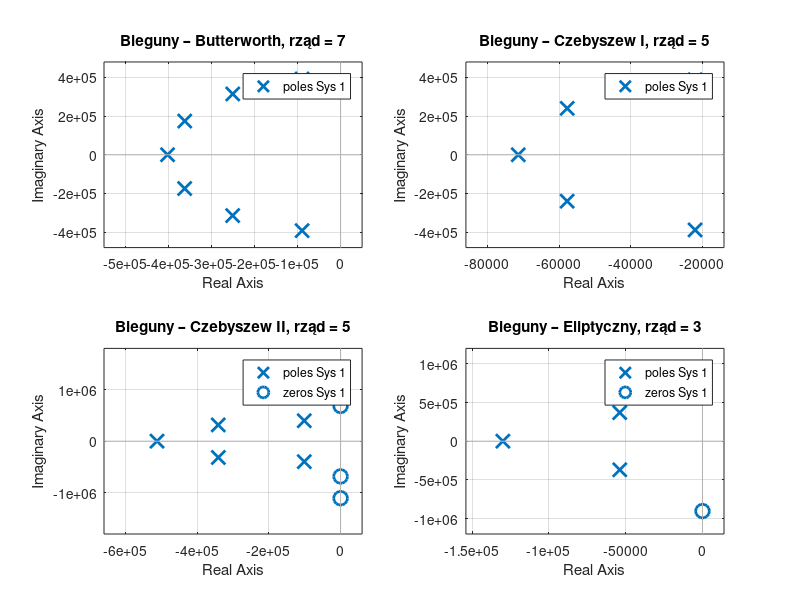
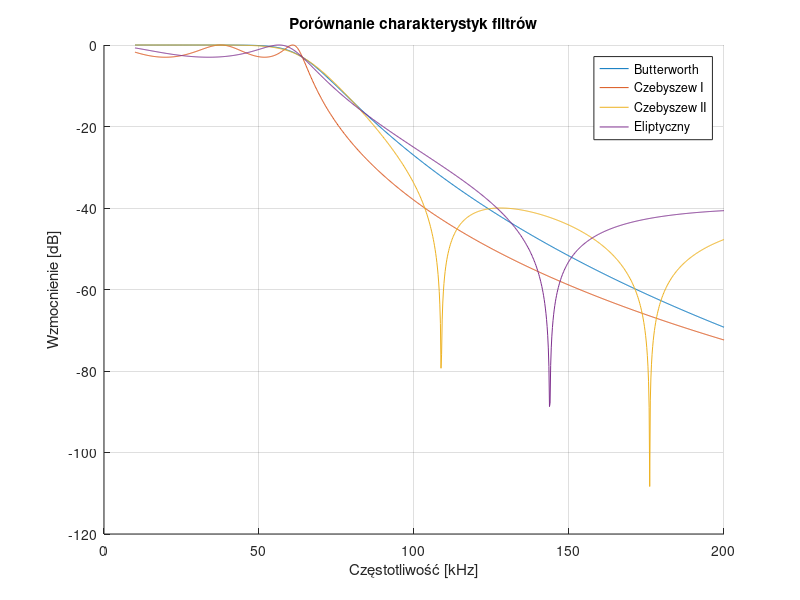

MATLAB code for these plots, in order:
% Parametry
fp = 64e3;      % Hz f graniczna
fs = 256e3;     % Hz f probkowania
wp = 2*pi*fp;   % rad/s
ws = 2*pi*fs/2;   % rad/s
Rp = 3;         % maksymalne zafalowanie (dB)
Rs = 40;        % minimalne tłumienie (dB)

types = {'butter', 'cheby1', 'cheby2', 'ellip'};
titles = {'Butterworth', 'Czebyszew I', 'Czebyszew II', 'Eliptyczny'};
H_all = {};
orders = zeros(1,4);

for i = 1:4
    switch types{i}
        case 'butter'
            [n, wn] = buttord(wp, ws, Rp, Rs, 's');
            [b, a] = butter(n, wn, 's');
        case 'cheby1'
            [n, wn] = cheb1ord(wp, ws, Rp, Rs, 's');
            [b, a] = cheby1(n, Rp, wn, 's');
        case 'cheby2'
            [n, wn] = cheb2ord(wp, ws, Rp, Rs, 's');
            [b, a] = cheby2(n, Rs, wn, 's');
        case 'ellip'
            [n, wn] = ellipord(wp, ws, Rp, Rs, 's');
            [b, a] = ellip(n, Rp, Rs, wn, 's');
    end
    orders(i) = n;
    H_all{i} = tf(b, a);
end

% Wykres biegunów
figure('Name', 'Bieguny filtrów');
for i = 1:4
    subplot(2,2,i);
    pzmap(H_all{i});
    title(['Bieguny – ' titles{i} ', rząd = ' num2str(orders(i))]);
    grid on;
end

% Charakterystyki amplitudowe
f = linspace(10e3, 200e3, 1000);
w = 2*pi*f;

figure('Name', 'Charakterystyki amplitudowe');
hold on;
for i = 1:4
    [mag, ~] = bode(H_all{i}, w);
    mag = squeeze(mag);
    plot(f/1e3, 20*log10(mag), 'DisplayName', titles{i});
end
xlabel('Częstotliwość [kHz]');
ylabel('Wzmocnienie [dB]');
title('Porównanie charakterystyk filtrów');
legend show;
grid on;
